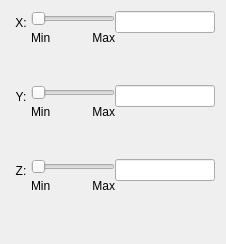
             <widget class="QWidget" name="tab_3">
              <attribute name="title">
               <string>Min</string>
              </attribute>
              <layout class="QHBoxLayout" name="horizontalLayout_13">
               <item>
                <layout class="QVBoxLayout" name="verticalLayout_61">
                 <property name="spacing">
                  <number>0</number>
                 </property>
                 <property name="sizeConstraint">
                  <enum>QLayout::SetMinimumSize</enum>
                 </property>
                 <property name="rightMargin">
                  <number>0</number>
                 </property>
                 <item>
                  <layout class="QHBoxLayout" name="horizontalLayout_17">
                   <property name="spacing">
                    <number>0</number>
                   </property>
                   <item>
                    <layout class="QVBoxLayout" name="verticalLayout_42">
                     <property name="spacing">
                      <number>0</number>
                     </property>
                     <property name="topMargin">
                      <number>5</number>
                     </property>
                     <item>
                      <widget class="QLabel" name="label_22">
                       <property name="text">
                        <string>X:</string>
                       </property>
                       <property name="alignment">
                        <set>Qt::AlignCenter</set>
                       </property>
                      </widget>
                     </item>
                     <item>
                      <spacer name="verticalSpacer_34">
                       <property name="orientation">
                        <enum>Qt::Vertical</enum>
                       </property>
                       <property name="sizeType">
                        <enum>QSizePolicy::MinimumExpanding</enum>
                       </property>
                       <property name="sizeHint" stdset="0">
                        <size>
                         <width>20</width>
                         <height>5</height>
                        </size>
                       </property>
                      </spacer>
                     </item>
                    </layout>
                   </item>
                   <item>
                    <layout class="QVBoxLayout" name="verticalLayout_12">
                     <property name="spacing">
                      <number>5</number>
                     </property>
                     <item>
                      <widget class="QSlider" name="minXSlider">
                       <property name="orientation">
                        <enum>Qt::Horizontal</enum>
                       </property>
                      </widget>
                     </item>
                     <item>
                      <layout class="QHBoxLayout" name="horizontalLayout_27">
                       <property name="spacing">
                        <number>0</number>
                       </property>
                       <item>
                        <widget class="QLabel" name="minXMinLabel">
                         <property name="text">
                          <string>Min</string>
                         </property>
                        </widget>
                       </item>
                       <item>
                        <widget class="QLabel" name="minXMaxLabel">
                         <property name="text">
                          <string>Max</string>
                         </property>
                         <property name="alignment">
                          <set>Qt::AlignRight|Qt::AlignTrailing|Qt::AlignVCenter</set>
                         </property>
                        </widget>
                       </item>
                      </layout>
                     </item>
                     <item>
                      <spacer name="verticalSpacer_5">
                       <property name="orientation">
                        <enum>Qt::Vertical</enum>
                       </property>
                       <property name="sizeHint" stdset="0">
                        <size>
                         <width>20</width>
                         <height>40</height>
                        </size>
                       </property>
                      </spacer>
                     </item>
                    </layout>
                   </item>
                   <item>
                    <layout class="QVBoxLayout" name="verticalLayout_43">
                     <property name="spacing">
                      <number>0</number>
                     </property>
                     <item>
                      <widget class="QLineEdit" name="minXEdit">
                       <property name="sizePolicy">
                        <sizepolicy hsizetype="Minimum" vsizetype="Fixed">
                         <horstretch>0</horstretch>
                         <verstretch>0</verstretch>
                        </sizepolicy>
                       </property>
                       <property name="minimumSize">
                        <size>
                         <width>100</width>
                         <height>0</height>
                        </size>
                       </property>
                       <property name="maximumSize">
                        <size>
                         <width>100</width>
                         <height>16777215</height>
                        </size>
                       </property>
                       <property name="alignment">
                        <set>Qt::AlignCenter</set>
                       </property>
                      </widget>
                     </item>
                     <item>
                      <spacer name="verticalSpacer_35">
                       <property name="orientation">
                        <enum>Qt::Vertical</enum>
                       </property>
                       <property name="sizeType">
                        <enum>QSizePolicy::MinimumExpanding</enum>
                       </property>
                       <property name="sizeHint" stdset="0">
                        <size>
                         <width>20</width>
                         <height>5</height>
                        </size>
                       </property>
                      </spacer>
                     </item>
                    </layout>
                   </item>
                  </layout>
                 </item>
                 <item>
                  <layout class="QHBoxLayout" name="horizontalLayout_28">
                   <property name="spacing">
                    <number>0</number>
                   </property>
                   <item>
                    <layout class="QVBoxLayout" name="verticalLayout_44">
                     <property name="spacing">
                      <number>0</number>
                     </property>
                     <property name="topMargin">
                      <number>5</number>
                     </property>
                     <item>
                      <widget class="QLabel" name="label_45">
                       <property name="text">
                        <string>Y:</string>
                       </property>
                       <property name="alignment">
                        <set>Qt::AlignCenter</set>
                       </property>
                      </widget>
                     </item>
                     <item>
                      <spacer name="verticalSpacer_36">
                       <property name="orientation">
                        <enum>Qt::Vertical</enum>
                       </property>
                       <property name="sizeType">
                        <enum>QSizePolicy::MinimumExpanding</enum>
                       </property>
                       <property name="sizeHint" stdset="0">
                        <size>
                         <width>20</width>
                         <height>5</height>
                        </size>
                       </property>
                      </spacer>
                     </item>
                    </layout>
                   </item>
                   <item>
                    <layout class="QVBoxLayout" name="verticalLayout_45">
                     <property name="spacing">
                      <number>5</number>
                     </property>
                     <item>
                      <widget class="QSlider" name="minYSlider">
                       <property name="orientation">
                        <enum>Qt::Horizontal</enum>
                       </property>
                      </widget>
                     </item>
                     <item>
                      <layout class="QHBoxLayout" name="horizontalLayout_29">
                       <property name="spacing">
                        <number>0</number>
                       </property>
                       <item>
                        <widget class="QLabel" name="minYMinLabel">
                         <property name="text">
                          <string>Min</string>
                         </property>
                        </widget>
                       </item>
                       <item>
                        <widget class="QLabel" name="minYMaxLabel">
                         <property name="text">
                          <string>Max</string>
                         </property>
                         <property name="alignment">
                          <set>Qt::AlignRight|Qt::AlignTrailing|Qt::AlignVCenter</set>
                         </property>
                        </widget>
                       </item>
                      </layout>
                     </item>
                     <item>
                      <spacer name="verticalSpacer_4">
                       <property name="orientation">
                        <enum>Qt::Vertical</enum>
                       </property>
                       <property name="sizeHint" stdset="0">
                        <size>
                         <width>20</width>
                         <height>40</height>
                        </size>
                       </property>
                      </spacer>
                     </item>
                    </layout>
                   </item>
                   <item>
                    <layout class="QVBoxLayout" name="verticalLayout_46">
                     <property name="spacing">
                      <number>0</number>
                     </property>
                     <item>
                      <widget class="QLineEdit" name="minYEdit">
                       <property name="sizePolicy">
                        <sizepolicy hsizetype="Minimum" vsizetype="Fixed">
                         <horstretch>0</horstretch>
                         <verstretch>0</verstretch>
                        </sizepolicy>
                       </property>
                       <property name="minimumSize">
                        <size>
                         <width>100</width>
                         <height>0</height>
                        </size>
                       </property>
                       <property name="maximumSize">
                        <size>
                         <width>100</width>
                         <height>16777215</height>
                        </size>
                       </property>
                       <property name="alignment">
                        <set>Qt::AlignCenter</set>
                       </property>
                      </widget>
                     </item>
                     <item>
                      <spacer name="verticalSpacer_37">
                       <property name="orientation">
                        <enum>Qt::Vertical</enum>
                       </property>
                       <property name="sizeType">
                        <enum>QSizePolicy::MinimumExpanding</enum>
                       </property>
                       <property name="sizeHint" stdset="0">
                        <size>
                         <width>20</width>
                         <height>5</height>
                        </size>
                       </property>
                      </spacer>
                     </item>
                    </layout>
                   </item>
                  </layout>
                 </item>
                 <item>
                  <layout class="QHBoxLayout" name="horizontalLayout_34">
                   <property name="spacing">
                    <number>0</number>
                   </property>
                   <item>
                    <layout class="QVBoxLayout" name="verticalLayout_62">
                     <property name="spacing">
                      <number>0</number>
                     </property>
                     <property name="topMargin">
                      <number>5</number>
                     </property>
                     <item>
                      <widget class="QLabel" name="label_48">
                       <property name="text">
                        <string>Z:</string>
                       </property>
                       <property name="alignment">
                        <set>Qt::AlignCenter</set>
                       </property>
                      </widget>
                     </item>
                     <item>
                      <spacer name="verticalSpacer_38">
                       <property name="orientation">
                        <enum>Qt::Vertical</enum>
                       </property>
                       <property name="sizeType">
                        <enum>QSizePolicy::MinimumExpanding</enum>
                       </property>
                       <property name="sizeHint" stdset="0">
                        <size>
                         <width>20</width>
                         <height>5</height>
                        </size>
                       </property>
                      </spacer>
                     </item>
                    </layout>
                   </item>
                   <item>
                    <layout class="QVBoxLayout" name="verticalLayout_63">
                     <property name="spacing">
                      <number>5</number>
                     </property>
                     <item>
                      <widget class="QSlider" name="minZSlider">
                       <property name="orientation">
                        <enum>Qt::Horizontal</enum>
                       </property>
                      </widget>
                     </item>
                     <item>
                      <layout class="QHBoxLayout" name="horizontalLayout_35">
                       <property name="spacing">
                        <number>0</number>
                       </property>
                       <item>
                        <widget class="QLabel" name="minZMinLabel">
                         <property name="text">
                          <string>Min</string>
                         </property>
                        </widget>
                       </item>
                       <item>
                        <widget class="QLabel" name="minZMaxLabel">
                         <property name="text">
                          <string>Max</string>
                         </property>
                         <property name="alignment">
                          <set>Qt::AlignRight|Qt::AlignTrailing|Qt::AlignVCenter</set>
                         </property>
                        </widget>
                       </item>
                      </layout>
                     </item>
                     <item>
                      <spacer name="verticalSpacer_6">
                       <property name="orientation">
                        <enum>Qt::Vertical</enum>
                       </property>
                       <property name="sizeHint" stdset="0">
                        <size>
                         <width>20</width>
                         <height>40</height>
                        </size>
                       </property>
                      </spacer>
                     </item>
                    </layout>
                   </item>
                   <item>
                    <layout class="QVBoxLayout" name="verticalLayout_64">
                     <property name="spacing">
                      <number>0</number>
                     </property>
                     <item>
                      <widget class="QLineEdit" name="minZEdit">
                       <property name="sizePolicy">
                        <sizepolicy hsizetype="Minimum" vsizetype="Fixed">
                         <horstretch>0</horstretch>
                         <verstretch>0</verstretch>
                        </sizepolicy>
                       </property>
                       <property name="minimumSize">
                        <size>
                         <width>100</width>
                         <height>0</height>
                        </size>
                       </property>
                       <property name="maximumSize">
                        <size>
                         <width>100</width>
                         <height>16777215</height>
                        </size>
                       </property>
                       <property name="alignment">
                        <set>Qt::AlignCenter</set>
                       </property>
                      </widget>
                     </item>
                     <item>
                      <spacer name="verticalSpacer_39">
                       <property name="orientation">
                        <enum>Qt::Vertical</enum>
                       </property>
                       <property name="sizeType">
                        <enum>QSizePolicy::MinimumExpanding</enum>
                       </property>
                       <property name="sizeHint" stdset="0">
                        <size>
                         <width>20</width>
                         <height>5</height>
                        </size>
                       </property>
                      </spacer>
                     </item>
                    </layout>
                   </item>
                  </layout>
                 </item>
                </layout>
               </item>
              </layout>
             </widget>
